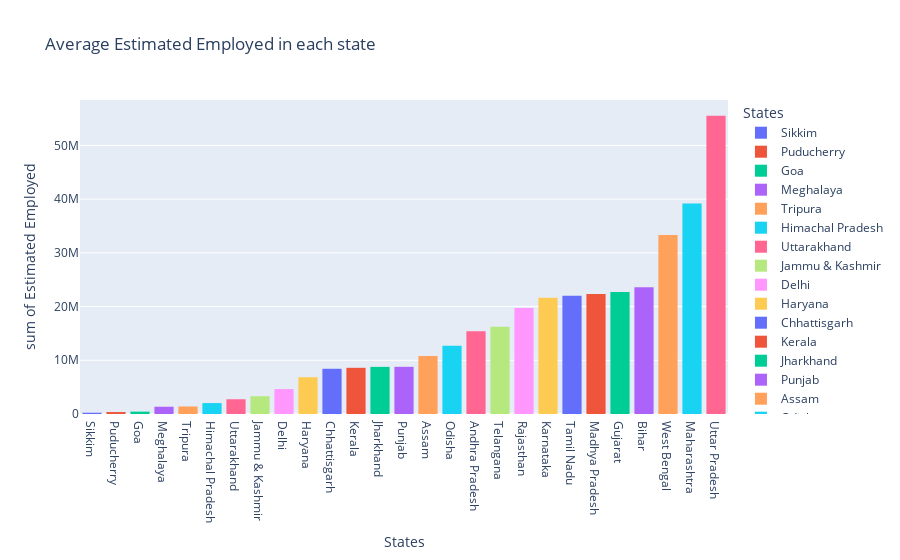

The code cell stored with this chart in its notebook:
### Code cell
#estimating average empolyed rate in each state
plot_Estimated_Employed = data[['Estimated Employed','States']]
Estimated_Employed= plot_Estimated_Employed .groupby('States').mean().reset_index()
Estimated_Employed = Estimated_Employed.sort_values('Estimated Employed')
fig = px.histogram(Estimated_Employed, x='States',y='Estimated Employed',color='States',title='Average Estimated Employed in each state',template='plotly')
fig.show()

### Figure 1 — Plotly figure (JSON) as saved in the notebook; plotly's stock layout.template omitted (floating-point values rounded to 4 significant figures)
{"data": [{"alignmentgroup": "True", "bingroup": "x", "histfunc": "sum", "hovertemplate": "States=%{x}<br>sum of Estimated Employed=%{y}<extra></extra>", "legendgroup": "Sikkim", "marker": {"color": "#636efa", "pattern": {"shape": ""}}, "name": "Sikkim", "offsetgroup": "Sikkim", "orientation": "v", "showlegend": true, "type": "histogram", "x": ["Sikkim"], "xaxis": "x", "y": [234500.0], "yaxis": "y"}, {"alignmentgroup": "True", "bingroup": "x", "histfunc": "sum", "hovertemplate": "States=%{x}<br>sum of Estimated Employed=%{y}<extra></extra>", "legendgroup": "Puducherry", "marker": {"color": "#EF553B", "pattern": {"shape": ""}}, "name": "Puducherry", "offsetgroup": "Puducherry", "orientation": "v", "showlegend": true, "type": "histogram", "x": ["Puducherry"], "xaxis": "x", "y": [365300.0], "yaxis": "y"}, {"alignmentgroup": "True", "bingroup": "x", "histfunc": "sum", "hovertemplate": "States=%{x}<br>sum of Estimated Employed=%{y}<extra></extra>", "legendgroup": "Goa", "marker": {"color": "#00cc96", "pattern": {"shape": ""}}, "name": "Goa", "offsetgroup": "Goa", "orientation": "v", "showlegend": true, "type": "histogram", "x": ["Goa"], "xaxis": "x", "y": [442400.0], "yaxis": "y"}, {"alignmentgroup": "True", "bingroup": "x", "histfunc": "sum", "hovertemplate": "States=%{x}<br>sum of Estimated Employed=%{y}<extra></extra>", "legendgroup": "Meghalaya", "marker": {"color": "#ab63fa", "pattern": {"shape": ""}}, "name": "Meghalaya", "offsetgroup": "Meghalaya", "orientation": "v", "showlegend": true, "type": "histogram", "x": ["Meghalaya"], "xaxis": "x", "y": [1350000.0], "yaxis": "y"}, {"alignmentgroup": "True", "bingroup": "x", "histfunc": "sum", "hovertemplate": "States=%{x}<br>sum of Estimated Employed=%{y}<extra></extra>", "legendgroup": "Tripura", "marker": {"color": "#FFA15A", "pattern": {"shape": ""}}, "name": "Tripura", "offsetgroup": "Tripura", "orientation": "v", "showlegend": true, "type": "histogram", "x": ["Tripura"], "xaxis": "x", "y": [1397000.0], "yaxis": "y"}, {"alignmentgroup": "True", "bingroup": "x", "histfunc": "sum", "hovertemplate": "States=%{x}<br>sum of Estimated Employed=%{y}<extra></extra>", "legendgroup": "Himachal Pradesh", "marker": {"color": "#19d3f3", "pattern": {"shape": ""}}, "name": "Himachal Pradesh", "offsetgroup": "Himachal Pradesh", "orientation": "v", "showlegend": true, "type": "histogram", "x": ["Himachal Pradesh"], "xaxis": "x", "y": [2034000.0], "yaxis": "y"}, {"alignmentgroup": "True", "bingroup": "x", "histfunc": "sum", "hovertemplate": "States=%{x}<br>sum of Estimated Employed=%{y}<extra></extra>", "legendgroup": "Uttarakhand", "marker": {"color": "#FF6692", "pattern": {"shape": ""}}, "name": "Uttarakhand", "offsetgroup": "Uttarakhand", "orientation": "v", "showlegend": true, "type": "histogram", "x": ["Uttarakhand"], "xaxis": "x", "y": [2743000.0], "yaxis": "y"}, {"alignmentgroup": "True", "bingroup": "x", "histfunc": "sum", "hovertemplate": "States=%{x}<br>sum of Estimated Employed=%{y}<extra></extra>", "legendgroup": "Jammu & Kashmir", "marker": {"color": "#B6E880", "pattern": {"shape": ""}}, "name": "Jammu & Kashmir", "offsetgroup": "Jammu & Kashmir", "orientation": "v", "showlegend": true, "type": "histogram", "x": ["Jammu & Kashmir"], "xaxis": "x", "y": [3310000.0], "yaxis": "y"}, {"alignmentgroup": "True", "bingroup": "x", "histfunc": "sum", "hovertemplate": "States=%{x}<br>sum of Estimated Employed=%{y}<extra></extra>", "legendgroup": "Delhi", "marker": {"color": "#FF97FF", "pattern": {"shape": ""}}, "name": "Delhi", "offsetgroup": "Delhi", "orientation": "v", "showlegend": true, "type": "histogram", "x": ["Delhi"], "xaxis": "x", "y": [4633000.0], "yaxis": "y"}, {"alignmentgroup": "True", "bingroup": "x", "histfunc": "sum", "hovertemplate": "States=%{x}<br>sum of Estimated Employed=%{y}<extra></extra>", "legendgroup": "Haryana", "marker": {"color": "#FECB52", "pattern": {"shape": ""}}, "name": "Haryana", "offsetgroup": "Haryana", "orientation": "v", "showlegend": true, "type": "histogram", "x": ["Haryana"], "xaxis": "x", "y": [6844059], "yaxis": "y"}, {"alignmentgroup": "True", "bingroup": "x", "histfunc": "sum", "hovertemplate": "States=%{x}<br>sum of Estimated Employed=%{y}<extra></extra>", "legendgroup": "Chhattisgarh", "marker": {"color": "#636efa", "pattern": {"shape": ""}}, "name": "Chhattisgarh", "offsetgroup": "Chhattisgarh", "orientation": "v", "showlegend": true, "type": "histogram", "x": ["Chhattisgarh"], "xaxis": "x", "y": [8421000.0], "yaxis": "y"}, {"alignmentgroup": "True", "bingroup": "x", "histfunc": "sum", "hovertemplate": "States=%{x}<br>sum of Estimated Employed=%{y}<extra></extra>", "legendgroup": "Kerala", "marker": {"color": "#EF553B", "pattern": {"shape": ""}}, "name": "Kerala", "offsetgroup": "Kerala", "orientation": "v", "showlegend": true, "type": "histogram", "x": ["Kerala"], "xaxis": "x", "y": [8597000.0], "yaxis": "y"}, {"alignmentgroup": "True", "bingroup": "x", "histfunc": "sum", "hovertemplate": "States=%{x}<br>sum of Estimated Employed=%{y}<extra></extra>", "legendgroup": "Jharkhand", "marker": {"color": "#00cc96", "pattern": {"shape": ""}}, "name": "Jharkhand", "offsetgroup": "Jharkhand", "orientation": "v", "showlegend": true, "type": "histogram", "x": ["Jharkhand"], "xaxis": "x", "y": [8771000.0], "yaxis": "y"}, {"alignmentgroup": "True", "bingroup": "x", "histfunc": "sum", "hovertemplate": "States=%{x}<br>sum of Estimated Employed=%{y}<extra></extra>", "legendgroup": "Punjab", "marker": {"color": "#ab63fa", "pattern": {"shape": ""}}, "name": "Punjab", "offsetgroup": "Punjab", "orientation": "v", "showlegend": true, "type": "histogram", "x": ["Punjab"], "xaxis": "x", "y": [8783000.0], "yaxis": "y"}, {"alignmentgroup": "True", "bingroup": "x", "histfunc": "sum", "hovertemplate": "States=%{x}<br>sum of Estimated Employed=%{y}<extra></extra>", "legendgroup": "Assam", "marker": {"color": "#FFA15A", "pattern": {"shape": ""}}, "name": "Assam", "offsetgroup": "Assam", "orientation": "v", "showlegend": true, "type": "histogram", "x": ["Assam"], "xaxis": "x", "y": [10810000.0], "yaxis": "y"}, {"alignmentgroup": "True", "bingroup": "x", "histfunc": "sum", "hovertemplate": "States=%{x}<br>sum of Estimated Employed=%{y}<extra></extra>", "legendgroup": "Odisha", "marker": {"color": "#19d3f3", "pattern": {"shape": ""}}, "name": "Odisha", "offsetgroup": "Odisha", "orientation": "v", "showlegend": true, "type": "histogram", "x": ["Odisha"], "xaxis": "x", "y": [12730000.0], "yaxis": "y"}, {"alignmentgroup": "True", "bingroup": "x", "histfunc": "sum", "hovertemplate": "States=%{x}<br>sum of Estimated Employed=%{y}<extra></extra>", "legendgroup": "Andhra Pradesh", "marker": {"color": "#FF6692", "pattern": {"shape": ""}}, "name": "Andhra Pradesh", "offsetgroup": "Andhra Pradesh", "orientation": "v", "showlegend": true, "type": "histogram", "x": ["Andhra Pradesh"], "xaxis": "x", "y": [15425480], "yaxis": "y"}, {"alignmentgroup": "True", "bingroup": "x", "histfunc": "sum", "hovertemplate": "States=%{x}<br>sum of Estimated Employed=%{y}<extra></extra>", "legendgroup": "Telangana", "marker": {"color": "#B6E880", "pattern": {"shape": ""}}, "name": "Telangana", "offsetgroup": "Telangana", "orientation": "v", "showlegend": true, "type": "histogram", "x": ["Telangana"], "xaxis": "x", "y": [16240000.0], "yaxis": "y"}, {"alignmentgroup": "True", "bingroup": "x", "histfunc": "sum", "hovertemplate": "States=%{x}<br>sum of Estimated Employed=%{y}<extra></extra>", "legendgroup": "Rajasthan", "marker": {"color": "#FF97FF", "pattern": {"shape": ""}}, "name": "Rajasthan", "offsetgroup": "Rajasthan", "orientation": "v", "showlegend": true, "type": "histogram", "x": ["Rajasthan"], "xaxis": "x", "y": [19730000.0], "yaxis": "y"}, {"alignmentgroup": "True", "bingroup": "x", "histfunc": "sum", "hovertemplate": "States=%{x}<br>sum of Estimated Employed=%{y}<extra></extra>", "legendgroup": "Karnataka", "marker": {"color": "#FECB52", "pattern": {"shape": ""}}, "name": "Karnataka", "offsetgroup": "Karnataka", "orientation": "v", "showlegend": true, "type": "histogram", "x": ["Karnataka"], "xaxis": "x", "y": [21620000.0], "yaxis": "y"}, {"alignmentgroup": "True", "bingroup": "x", "histfunc": "sum", "hovertemplate": "States=%{x}<br>sum of Estimated Employed=%{y}<extra></extra>", "legendgroup": "Tamil Nadu", "marker": {"color": "#636efa", "pattern": {"shape": ""}}, "name": "Tamil Nadu", "offsetgroup": "Tamil Nadu", "orientation": "v", "showlegend": true, "type": "histogram", "x": ["Tamil Nadu"], "xaxis": "x", "y": [21990000.0], "yaxis": "y"}, {"alignmentgroup": "True", "bingroup": "x", "histfunc": "sum", "hovertemplate": "States=%{x}<br>sum of Estimated Employed=%{y}<extra></extra>", "legendgroup": "Madhya Pradesh", "marker": {"color": "#EF553B", "pattern": {"shape": ""}}, "name": "Madhya Pradesh", "offsetgroup": "Madhya Pradesh", "orientation": "v", "showlegend": true, "type": "histogram", "x": ["Madhya Pradesh"], "xaxis": "x", "y": [22320000.0], "yaxis": "y"}, {"alignmentgroup": "True", "bingroup": "x", "histfunc": "sum", "hovertemplate": "States=%{x}<br>sum of Estimated Employed=%{y}<extra></extra>", "legendgroup": "Gujarat", "marker": {"color": "#00cc96", "pattern": {"shape": ""}}, "name": "Gujarat", "offsetgroup": "Gujarat", "orientation": "v", "showlegend": true, "type": "histogram", "x": ["Gujarat"], "xaxis": "x", "y": [22730000.0], "yaxis": "y"}, {"alignmentgroup": "True", "bingroup": "x", "histfunc": "sum", "hovertemplate": "States=%{x}<br>sum of Estimated Employed=%{y}<extra></extra>", "legendgroup": "Bihar", "marker": {"color": "#ab63fa", "pattern": {"shape": ""}}, "name": "Bihar", "offsetgroup": "Bihar", "orientation": "v", "showlegend": true, "type": "histogram", "x": ["Bihar"], "xaxis": "x", "y": [23606828], "yaxis": "y"}, {"alignmentgroup": "True", "bingroup": "x", "histfunc": "sum", "hovertemplate": "States=%{x}<br>sum of Estimated Employed=%{y}<extra></extra>", "legendgroup": "West Bengal", "marker": {"color": "#FFA15A", "pattern": {"shape": ""}}, "name": "West Bengal", "offsetgroup": "West Bengal", "orientation": "v", "showlegend": true, "type": "histogram", "x": ["West Bengal"], "xaxis": "x", "y": [33310000.0], "yaxis": "y"}, {"alignmentgroup": "True", "bingroup": "x", "histfunc": "sum", "hovertemplate": "States=%{x}<br>sum of Estimated Employed=%{y}<extra></extra>", "legendgroup": "Maharashtra", "marker": {"color": "#19d3f3", "pattern": {"shape": ""}}, "name": "Maharashtra", "offsetgroup": "Maharashtra", "orientation": "v", "showlegend": true, "type": "histogram", "x": ["Maharashtra"], "xaxis": "x", "y": [39200000.0], "yaxis": "y"}, {"alignmentgroup": "True", "bingroup": "x", "histfunc": "sum", "hovertemplate": "States=%{x}<br>sum of Estimated Employed=%{y}<extra></extra>", "legendgroup": "Uttar Pradesh", "marker": {"color": "#FF6692", "pattern": {"shape": ""}}, "name": "Uttar Pradesh", "offsetgroup": "Uttar Pradesh", "orientation": "v", "showlegend": true, "type": "histogram", "x": ["Uttar Pradesh"], "xaxis": "x", "y": [55524799], "yaxis": "y"}], "layout": {"barmode": "relative", "legend": {"title": {"text": "States"}, "tracegroupgap": 0}, "title": {"text": "Average Estimated Employed in each state"}, "xaxis": {"anchor": "y", "categoryarray": ["Sikkim", "Puducherry", "Goa", "Meghalaya", "Tripura", "Himachal Pradesh", "Uttarakhand", "Jammu & Kashmir", "Delhi", "Haryana", "Chhattisgarh", "Kerala", "Jharkhand", "Punjab", "Assam", "Odisha", "Andhra Pradesh", "Telangana", "Rajasthan", "Karnataka", "Tamil Nadu", "Madhya Pradesh", "Gujarat", "Bihar", "West Bengal", "Maharashtra", "Uttar Pradesh"], "categoryorder": "array", "domain": [0, 1], "title": {"text": "States"}}, "yaxis": {"anchor": "x", "domain": [0, 1], "title": {"text": "sum of Estimated Employed"}}}}
